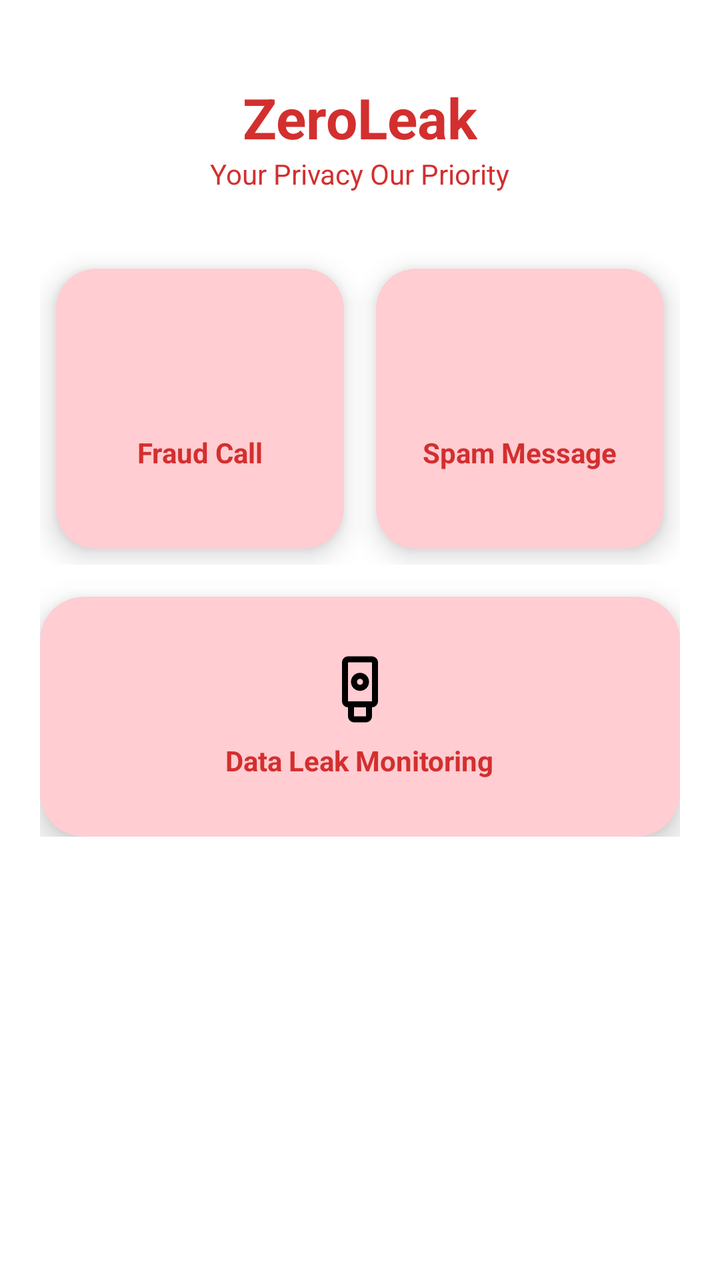
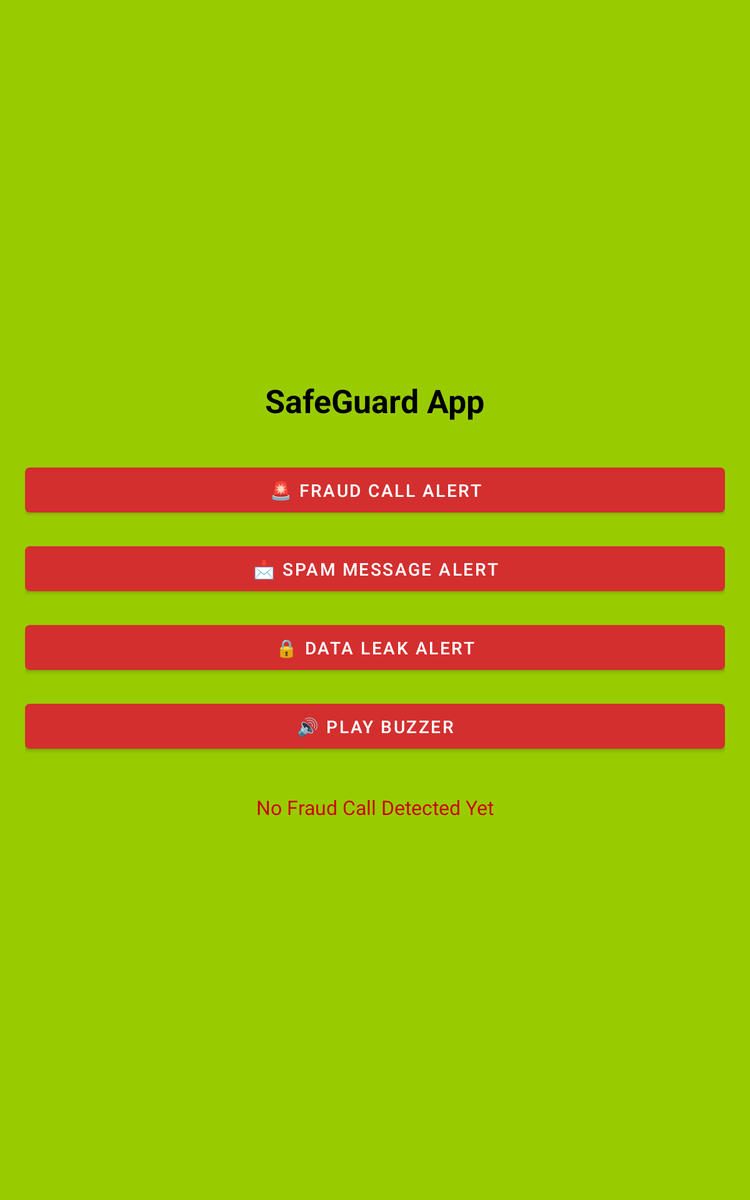

The same Android screen from two of the app's own layout files: first res/layout/ as a phone draws it, then the repository's variant for another configuration, drawn on a device whose configuration selects that folder. Both files follow.
<!-- AndroidManifest.xml: application theme Theme.ZeroLeak -->
<!-- res/layout/activity_main.xml -->
<?xml version="1.0" encoding="utf-8"?>
<ScrollView xmlns:android="http://schemas.android.com/apk/res/android"
    xmlns:app="http://schemas.android.com/apk/res-auto"
    android:layout_width="match_parent"
    android:layout_height="match_parent"
    android:background="@color/white">

    <LinearLayout
        android:layout_width="match_parent"
        android:layout_height="wrap_content"
        android:orientation="vertical"
        android:padding="20dp">

        
        <TextView
            android:layout_width="wrap_content"
            android:layout_height="wrap_content"
            android:text="ZeroLeak"
            android:textSize="28sp"
            android:textStyle="bold"
            android:textColor="@color/red_primary"
            android:layout_gravity="center"
            android:layout_marginTop="20dp"/>

        <TextView
            android:layout_width="wrap_content"
            android:layout_height="wrap_content"
            android:text="Your Privacy Our Priority"
            android:textColor="@color/red_primary"
            android:layout_gravity="center"
            android:layout_marginBottom="30dp"/>

        
        <LinearLayout
            android:layout_width="match_parent"
            android:layout_height="wrap_content"
            android:orientation="horizontal"
            android:weightSum="2">

            
            <com.google.android.material.card.MaterialCardView
                android:id="@+id/cardFraudCall"
                android:layout_width="0dp"
                android:layout_height="140dp"
                android:layout_weight="1"
                android:layout_margin="8dp"
                app:cardCornerRadius="20dp"
                app:cardElevation="8dp"
                app:cardBackgroundColor="@color/red_light">

                <LinearLayout
                    android:layout_width="match_parent"
                    android:layout_height="match_parent"
                    android:gravity="center"
                    android:orientation="vertical">

                    <ImageView
                        android:layout_width="36dp"
                        android:layout_height="36dp"
                        android:src="@drawable/ic_call"/>

                    <TextView
                        android:layout_width="wrap_content"
                        android:layout_height="wrap_content"
                        android:text="Fraud Call"
                        android:textStyle="bold"
                        android:textColor="@color/red_primary"
                        android:layout_marginTop="8dp"/>
                </LinearLayout>
            </com.google.android.material.card.MaterialCardView>

            
            <com.google.android.material.card.MaterialCardView
                android:id="@+id/cardSpamMessage"
                android:layout_width="0dp"
                android:layout_height="140dp"
                android:layout_weight="1"
                android:layout_margin="8dp"
                app:cardCornerRadius="20dp"
                app:cardElevation="8dp"
                app:cardBackgroundColor="@color/red_light">

                <LinearLayout
                    android:layout_width="match_parent"
                    android:layout_height="match_parent"
                    android:gravity="center"
                    android:orientation="vertical">

                    <ImageView
                        android:layout_width="36dp"
                        android:layout_height="36dp"
                        android:src="@drawable/ic_message"/>

                    <TextView
                        android:layout_width="wrap_content"
                        android:layout_height="wrap_content"
                        android:text="Spam Message"
                        android:textStyle="bold"
                        android:textColor="@color/red_primary"
                        android:layout_marginTop="8dp"/>
                </LinearLayout>
            </com.google.android.material.card.MaterialCardView>

        </LinearLayout>

        
        <com.google.android.material.card.MaterialCardView
            android:id="@+id/cardDataLeak"
            android:layout_width="match_parent"
            android:layout_height="120dp"
            android:layout_marginTop="16dp"
            app:cardCornerRadius="22dp"
            app:cardElevation="10dp"
            app:cardBackgroundColor="@color/red_light">

            <LinearLayout
                android:layout_width="match_parent"
                android:layout_height="match_parent"
                android:gravity="center"
                android:orientation="vertical">

                <ImageView
                    android:layout_width="36dp"
                    android:layout_height="36dp"
                    android:src="@drawable/ic_lock"/>

                <TextView
                    android:layout_width="wrap_content"
                    android:layout_height="wrap_content"
                    android:text="Data Leak Monitoring"
                    android:textStyle="bold"
                    android:textColor="@color/red_primary"
                    android:layout_marginTop="8dp"/>
            </LinearLayout>
        </com.google.android.material.card.MaterialCardView>

    </LinearLayout>
</ScrollView>
<!-- resources referenced by this layout -->
<resources>
  <color name="red_light">#FFCDD2</color>
  <color name="red_primary">#D32F2F</color>
  <color name="white">#FFFFFF</color>
  <!-- drawable ic_lock (drawable) -->
  <vector xmlns:android="http://schemas.android.com/apk/res/android" android:height="24dp" android:tint="#000000" android:viewportHeight="960" android:viewportWidth="960" android:width="24dp">
        
      <path android:fillColor="@android:color/white" android:pathData="M400,920Q367,920 343.5,896.5Q320,873 320,840L320,720L320,720Q287,720 263.5,696.5Q240,673 240,640L240,120Q240,87 263.5,63.5Q287,40 320,40L640,40Q673,40 696.5,63.5Q720,87 720,120L720,640Q720,673 696.5,696.5Q673,720 640,720L640,720L640,840Q640,873 616.5,896.5Q593,920 560,920L400,920ZM480,500Q530,500 565,465Q600,430 600,380Q600,330 565,295Q530,260 480,260Q430,260 395,295Q360,330 360,380Q360,430 395,465Q430,500 480,500ZM400,840L560,840Q560,840 560,840Q560,840 560,840L560,720L400,720L400,840Q400,840 400,840Q400,840 400,840ZM320,640L640,640Q640,640 640,640Q640,640 640,640L640,120Q640,120 640,120Q640,120 640,120L320,120Q320,120 320,120Q320,120 320,120L320,640Q320,640 320,640Q320,640 320,640ZM480,420Q463,420 451.5,408.5Q440,397 440,380Q440,363 451.5,351.5Q463,340 480,340Q497,340 508.5,351.5Q520,363 520,380Q520,397 508.5,408.5Q497,420 480,420ZM320,640Q320,640 320,640Q320,640 320,640L320,640Q320,640 320,640Q320,640 320,640L640,640Q640,640 640,640Q640,640 640,640L640,640Q640,640 640,640Q640,640 640,640L320,640Z"/>
      
  </vector>
  <style name="Theme.ZeroLeak" parent="Theme.MaterialComponents.DayNight.NoActionBar">
  
          
          <item name="colorPrimary">@color/red_primary</item>
          <item name="colorPrimaryVariant">@color/red_primary</item>
          <item name="colorOnPrimary">@color/white</item>
  
          <item name="android:statusBarColor">@color/red_primary</item>
  
      </style>
</resources>
<!-- res/layout-sw600dp/activity_main.xml (the repository's variant of the layout above) -->
<!-- drawn on a 7-inch tablet held upright -->
<LinearLayout xmlns:android="http://schemas.android.com/apk/res/android"
    android:layout_width="match_parent"
    android:layout_height="match_parent"
    android:orientation="vertical"
    android:gravity="center"
    android:padding="20dp"
    android:background="@android:color/holo_green_light">

    <TextView
        android:id="@+id/tvTitle"
        android:layout_width="wrap_content"
        android:layout_height="wrap_content"
        android:text="SafeGuard App"
        android:textSize="26sp"
        android:textStyle="bold"
        android:textColor="@android:color/black"
        android:layout_marginBottom="30dp"/>

    <Button
        android:id="@+id/btnFraudCall"
        android:layout_width="match_parent"
        android:layout_height="wrap_content"
        android:text="🚨 Fraud Call Alert"
        android:layout_marginBottom="15dp"/>

    <Button
        android:id="@+id/btnSpamMessage"
        android:layout_width="match_parent"
        android:layout_height="wrap_content"
        android:text="📩 Spam Message Alert"
        android:layout_marginBottom="15dp"/>

    <Button
        android:id="@+id/btnDataLeak"
        android:layout_width="match_parent"
        android:layout_height="wrap_content"
        android:text="🔒 Data Leak Alert"
        android:layout_marginBottom="15dp"/>

    <Button
        android:id="@+id/btnPlayBuzzer"
        android:layout_width="match_parent"
        android:layout_height="wrap_content"
        android:text="🔊 Play Buzzer"/>

    
    <TextView
        android:id="@+id/tvStatus"
        android:layout_width="wrap_content"
        android:layout_height="wrap_content"
        android:text="No Fraud Call Detected Yet"
        android:textSize="16sp"
        android:textColor="@android:color/holo_red_dark"
        android:layout_marginTop="30dp" />


</LinearLayout>
<!-- resources referenced by the variant -->
<!-- as a 7-inch tablet held upright resolves them -->
<resources>
  <style name="Theme.ZeroLeak" parent="Theme.MaterialComponents.DayNight.NoActionBar">
  
          
          <item name="colorPrimary">@color/red_primary</item>
          <item name="colorPrimaryVariant">@color/red_primary</item>
          <item name="colorOnPrimary">@color/white</item>
  
          <item name="android:statusBarColor">@color/red_primary</item>
  
      </style>
  <color name="red_primary">#D32F2F</color>
  <color name="white">#FFFFFF</color>
</resources>
